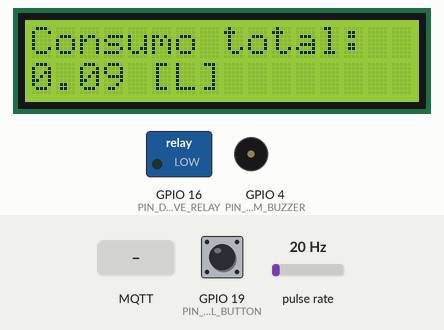
The sketch below on a simulated ESP32. On the bench: 16×2 character LCD, switched loads named in the sketch (green lamp = pin HIGH), buzzer (waves = sounding). Wiring (inferred from the names in the program): pulse sensor: data GPIO 5. The test bench sets the inputs (shaded band); at power-on: GPIO 19 (PIN_DIGITAL_BUTTON) LOW, pulse rate 20 Hz. WiFi joins after 1.5 s; servers stay silent unless stated; no MQTT or app messages arrive unless stated; what the sketch prints to the serial monitor is not drawn.

Above: at 1.6 s.
1.7 s: GPIO 19 (PIN_DIGITAL_BUTTON) pulled HIGH for 1 s
At 3.6 s:
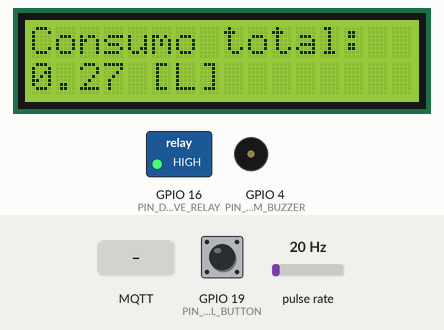
4.2 s: pulse rate (sensor on GPIO 5) set to 100 Hz
At 5.8 s:
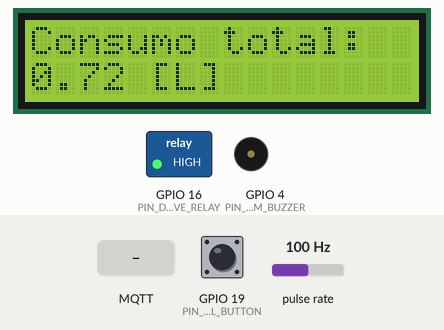
7.2 s: MQTT message "IDLE0" arrives on the first subscribed topic
At 8.8 s:
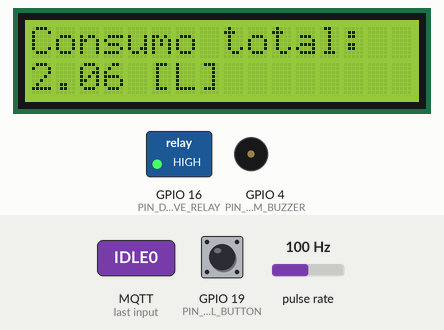
10.2 s: pulse rate (sensor on GPIO 5) set to 0 Hz
At 12.4 s:
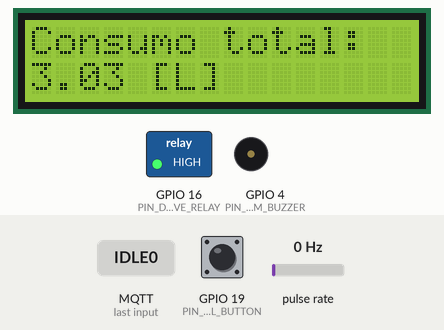
12.8 s: pulse rate (sensor on GPIO 5) set to 150 Hz
At 13.6 s:
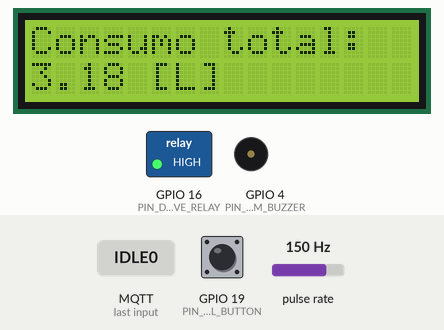
15.8 s: MQTT message "1" arrives on the first subscribed topic
At 24.7 s:
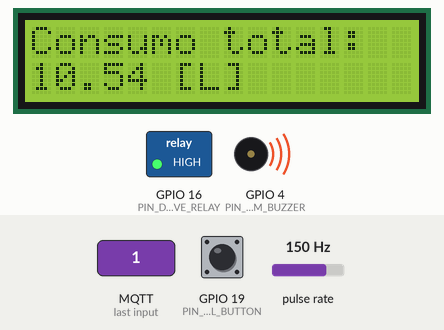
Timing chart, 0 to 28.0 s (numbered marks = the images above; inputs shaded):
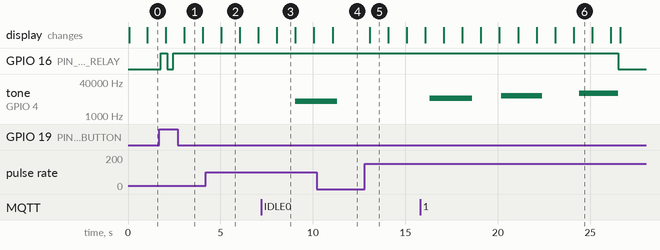

The sketch:

arduinoMain.ino
```cpp
#include "smartwater.h"
#include "configurations.h"
#include "utils.h"
#include "wifilocal.h"
#include "mqttclient.h"
#include <PubSubClient.h>
#include "metrics.h"

// === FreeRTOS ===
// Queues
QueueHandle_t queueEvents;
QueueHandle_t queueMQTT;
// TaskHandlers
TaskHandle_t loopTaskHandler;
TaskHandle_t loopNewEventHandler;
TaskHandle_t loopLogHandler;
TaskHandle_t loopMQTTHandler;
// ====================================
// WIFI & MQTT
WiFiClient wifiClient;
PubSubClient mqttClient(wifiClient);
// ====================================
// Main Class
SmartWater* smartWater;
// ====================================
// Msg struct to send to MQTT
struct TopicLogMSG {
  float consumption;
  char valveState[32];
};
// ====================================
// Metrics variables
//cantidad de tiempo que se desea tomar valores de muestreo de cpu y memoria
#define SAMPLING_TIME 10000
unsigned long initSampleTime = 0;
unsigned long actualSampleTime = 0;

// Function that is called when MQTT receives a message from a subscribed topic
void mqttCallback(char* topic, byte* payload, unsigned int length) {
  Serial.printf("[MQTT] MSG received in topic: %s\n", topic);
  String msg;
  for (unsigned int i = 0; i < length; i++) {
    msg += (char)payload[i];
  }
  Serial.printf("[MQTT] Payload: %s\n", msg.c_str());

  stEvent event;

  if (msg == CMD_MSG_BUTTON_PUSH) event.type = EVENT_TYPE_BUTTON_PUSH;
  else if (msg == CMD_MSG_DEACTIVATE_VALVE) event.type = EVENT_TYPE_VALVE_DEACTIVATE;
  else {
    Serial.println("[MQTT] MSG not recognized, ignored");
    return;
  }

  xQueueSend(queueEvents, &event, portMAX_DELAY);
}

// === FreeRTOS - Loop ===
void vLoopTask(void *pvParameters) {
  while (1) {
    stEvent event;
    xQueueReceive(queueEvents, &event, portMAX_DELAY);
    smartWater->FSM(event);
  }
}

// === FreeRTOS - Event Handler ===
void vGetNewEventTask(void *pvParameters) {
  while (1) {
    stEvent event = smartWater->GetEvent();
    xQueueSend(queueEvents, &event, portMAX_DELAY);
    vTaskDelay(pdMS_TO_TICKS(TASKS_INTERVAL));
  }
}

// === FreeRTOS - MQTT Events Handler ===
void vMqttTask(void* pvParameters) {
  connectWiFi(WIFI_SSID, WIFI_PASSWORD);
  initMQTT(&mqttClient, MQTT_SERVER, MQTT_PORT, MQTT_TOPIC_VALVE_CMD, mqttCallback);

  // char logMsg[128];
  TopicLogMSG logMsg;
  while (1) {
    mqttClient.loop();
    if (!mqttClient.connected()) {
      Serial.println("[MQTT] Lost connection, retrying connection...");
      connectMQTT(&mqttClient, MQTT_SERVER, MQTT_PORT, MQTT_TOPIC_VALVE_CMD);
      vTaskDelay(pdMS_TO_TICKS(5000)); // Waits 5s before retrying reconnect
    }

    // If there are logs in the queue, they are sent to the MQTT Topic
    if (xQueueReceive(queueMQTT, &logMsg, 0) == pdTRUE) {
      char buffer[20];
      snprintf(buffer, sizeof(buffer), "%.2f", logMsg.consumption);
      const char* consumption = buffer;

      mqttClient.publish(MQTT_TOPIC_CONSUMPTION_LOG, consumption);
      Serial.printf("[MQTT] MSG Sent to topic %s: %s\n", MQTT_TOPIC_CONSUMPTION_LOG, consumption);
      mqttClient.publish(MQTT_TOPIC_VALVE_STATE_LOG, logMsg.valveState);
      Serial.printf("[MQTT] MSG Sent to topic %s: %s\n", MQTT_TOPIC_VALVE_STATE_LOG, logMsg.valveState);
    }

    vTaskDelay(pdMS_TO_TICKS(100));
  }
}

// === FreeRTOS - Log Events Handler ===
void vLogTask(void* pvParameters) {
  while (true) {
    TopicLogMSG log;
    log.consumption = smartWater->GetConsumption();
    snprintf(log.valveState, sizeof(log.valveState), "%s", smartWater->GetValveState());

    // Send Log to MQTT Queue
    if (xQueueSend(queueMQTT, &log, 0) != pdTRUE) {
      Serial.println("[WARN] MQTT Queue is full, discarding log");
    }

    vTaskDelay(pdMS_TO_TICKS(LOG_TIME_MS));
  }
}

void setup() {
  Serial.begin(SERIAL_MONITOR_BAUD_RATE);

  // System Main class init
  smartWater = new SmartWater(
    PIN_DIGITAL_BUTTON,
    PIN_DIGITAL_FLOWMETER,
    PIN_PWM_BUZZER,
    PIN_DIGITAL_VALVE_RELAY,
    CONSUMPTION_THRESHOLD_1,
    CONSUMPTION_THRESHOLD_2,
    CONSUMPTION_THRESHOLD_3,
    MAX_CAPACITY,
    MQTT_TOPIC_CONSUMPTION_LOG,
    MQTT_SERVER,
    MQTT_PORT,
    DETECTION_INTERVAL_MS,
    ALARM_DURATION_MS
  );

  // FreeRTOS - Init Queues
  queueEvents = xQueueCreate(QUEUE_SIZE, sizeof(stEvent));
  queueMQTT = xQueueCreate(QUEUE_SIZE, sizeof(TopicLogMSG));

  // FreeRTOS - Loop
  xTaskCreate(
    vLoopTask,
    "LoopFSM",
    STACK_SIZE,
    NULL,
    TASKS_PRIORITY,
    &loopTaskHandler
  );

  // FreeRTOS - Event handler
  xTaskCreate(
    vGetNewEventTask,
    "EventTask",
    STACK_SIZE,
    NULL,
    TASKS_PRIORITY,
    &loopNewEventHandler
  );

  // FreeRTOS - MQTT events handler
  xTaskCreate(
    vMqttTask,
    "MQTT Task",
    STACK_SIZE,
    NULL,
    TASKS_PRIORITY,
    &loopMQTTHandler
  );

  // FreeRTOS - Log events
  xTaskCreate(
    vLogTask,
    "Log Task",
    STACK_SIZE,
    NULL,
    TASKS_PRIORITY,
    &loopLogHandler
  );

  // Init metrics
  initStats();
  initSampleTime = millis();
}

void loop(){
  // The system loop is handled by FreeRTOS in vLoopTask

  actualSampleTime = millis();
  //cantidad de tiempo que se va a tomar las muestras
  if(actualSampleTime - initSampleTime > SAMPLING_TIME){
    initSampleTime = actualSampleTime;
    finishStats();
   }
   vTaskDelay(1); // se cede CPU
}
```

button.cpp
```cpp
#include "button.h"
#include "Arduino.h"

Button :: Button(){}

Button :: Button(int pinNumber){
    this->pinNumber = pinNumber;
    pinMode(pinNumber, INPUT_PULLDOWN);
}

bool Button :: IsPushed() {
  return digitalRead(pinNumber) == HIGH;
}
```

button.h
```cpp
#ifndef BUTTON_H
#define BUTTON_H

class Button {
    private:
        int pinNumber;

    public:
        Button();
        Button(int pinNumber);
        bool IsPushed();
};

#endif
```

buzzer.cpp
```cpp
#include "buzzer.h"
#include "Arduino.h"
#include "utils.h"

const int NUMBER_OF_ALARM_LEVELS = 5;
const int ALARM_LEVELS[NUMBER_OF_ALARM_LEVELS] = {
  0,        // Level 0: No tone
  5000,     // Level 1: Low frequency
  7000,     // Level 2: Medium frequency
  9000,     // Level 3: High frequency
  12000     // Level 4: Max frequency
};

Buzzer :: Buzzer(){}

Buzzer :: Buzzer(int pinNumber){
    this->pinNumber = pinNumber;
    pinMode(pinNumber, OUTPUT);
}

void Buzzer :: PlayAlarm(int level){
    if (level > 0 && level < NUMBER_OF_ALARM_LEVELS){
        tone(pinNumber, ALARM_LEVELS[level]);
        debug_print("[BUZZER] Play Alarm");
    }
}

void Buzzer :: StopAlarm(){
    noTone(pinNumber);
    debug_print("[BUZZER] Stop Alarm");
}
```

buzzer.h
```cpp
#ifndef BUZZER_H
#define BUZZER_H

class Buzzer {
    private:
        int pinNumber;

    public:
        Buzzer();
        Buzzer(int pinNumber);
        void PlayAlarm(int level);
        void StopAlarm();
};

#endif
```

flowmeter.cpp
```cpp
#include "flowmeter.h"
#include "Arduino.h"

// Variables para conteo de pulsos (volatile porque se usan en ISR)
volatile unsigned long TOTAL_PULSES = 0;
volatile unsigned long SAMPLE_PULSES = 0;

void IRAM_ATTR countPulses() {
  TOTAL_PULSES++;
  SAMPLE_PULSES++;
}

FlowMeter :: FlowMeter(){}

FlowMeter :: FlowMeter(int pinNumber){
    this->pinNumber = pinNumber;
    pinMode(pinNumber, INPUT);
    attachInterrupt(digitalPinToInterrupt(pinNumber), countPulses, RISING);
}

float FlowMeter :: GetConsumptionSinceLastMeasurement(){
  long NOW = millis();
  long ELAPSED_TIME = NOW - LAST_MEASUREMENT_TIME;

  if (ELAPSED_TIME >= FLOW_RATE_SAMPLE_TIME_MS) {
    // Calculate pulse frequency in Hz
    float frequency = (SAMPLE_PULSES * 1000.0) / ELAPSED_TIME;

    // Convert frequency to flow rate in L/min
    float current_flow = frequency / MEASUREMENT_CORRECTION_FACTOR;

    // Calculate incremental volume: Q(L/min) * time(min)
    float time_mins = ELAPSED_TIME / 60000.0;
    float incremental_volume = current_flow * time_mins;

    // Reset counters for the next sample
    SAMPLE_PULSES = 0;
    LAST_MEASUREMENT_TIME = NOW;

    return incremental_volume;
  }

  return 0;
}
```

flowmeter.h
```cpp
#ifndef FLOWMETER_H
#define FLOWMETER_H

class FlowMeter {
    private:
        int pinNumber;
        long LAST_MEASUREMENT_TIME = 0;
        long FLOW_RATE_SAMPLE_TIME_MS = 1000;
        float MEASUREMENT_CORRECTION_FACTOR = 3.75;

    public:
        FlowMeter();
        FlowMeter(int pinNumber);
        float GetConsumptionSinceLastMeasurement();
};

#endif
```

metrics.cpp
```cpp
#include <Arduino.h>
extern "C" {
#include "freertos/FreeRTOS.h"
#include "freertos/task.h"
#include "freertos/semphr.h"
}
#include <cstdint>
#include <cstddef>
#include <cstring>

#include "esp_timer.h"
#include "Metrics.h"
// ------------------ variables globales ------------------
size_t heapTotal = 0;
size_t heapLibre = 0;
size_t heapUsado = 0;

float pctCoreTotal[2] = { 0, 0 };
float pctIdleTotal[2] = { 0, 0 };
float pctBusyTotal[2] = { 0, 0 };

float sumCoreTotal[2] = { 0, 0 };
float sumIdleTotal[2] = { 0, 0 };
float sumBusyTotal[2] = { 0, 0 };

uint64_t sumHeapTotal = 0;
uint64_t sumHeapLibre = 0;
uint64_t sumHeapUsado = 0;

//snapshots previos
static uint64_t prevTotalCore[2] = { 0, 0 };
static uint64_t prevIdleCore[2] = { 0, 0 };
static uint32_t prevTotalRuntime = 0;
static bool havePrevSnapshot = false;

int gSamples = 0;

uint64_t initialTime = 0;

static TaskHandle_t gStatsTask = nullptr;

static portMUX_TYPE sMux = portMUX_INITIALIZER_UNLOCKED;

// ------------------ Prototipos de funciones ------------------
static void calculateStats();
static void printCpuStats();
static void printMemoryStats();
static void printCpuAverageStats();
static void printMemoryAverageStats();
static void StatsTask(void *pv);

static void printCpuUseForTask(uint64_t totalCore[], TaskStatus_t *taskArray, UBaseType_t taskCount) {
  Serial.println("\n=== Uso de CPU por núcleo y tarea ===");

  for (UBaseType_t i = 0; i < taskCount; i++) {
    uint32_t core = taskArray[i].xCoreID;

    if (core < 2 && totalCore[core] > 0) {
      float pct = 100.0f * (float)taskArray[i].ulRunTimeCounter / (float)totalCore[core];
      Serial.printf("Core %u | %-16s | %6.2f%%\n", core, taskArray[i].pcTaskName, pct);
    }
  }
}

static void calculateStats() {
  UBaseType_t maxTasks = uxTaskGetNumberOfTasks();
  TaskStatus_t *taskArray = (TaskStatus_t *)pvPortMalloc(maxTasks * sizeof(TaskStatus_t));

  if (!taskArray) {
    Serial.println("[Stats] Error de memoria");
    return;
  }

  uint32_t totalRuntime = 0;
  UBaseType_t taskCount = uxTaskGetSystemState(taskArray, maxTasks, &totalRuntime);

  uint64_t totalCore[2] = { 0, 0 };
  uint64_t idleCore[2] = { 0, 0 };

  // Acumulo tiempos por core y detecto IDLE0/IDLE1
  for (UBaseType_t i = 0; i < taskCount; i++) {
    if (taskArray[i].xCoreID < 2) {
      totalCore[taskArray[i].xCoreID] += taskArray[i].ulRunTimeCounter;

      const char *name = taskArray[i].pcTaskName;
      if (name && (strncmp(name, "IDLE0", 5) == 0 || strncmp(name, "IDLE1", 5) == 0)) {
        idleCore[taskArray[i].xCoreID] += taskArray[i].ulRunTimeCounter;
      }
    }
  }

  //si esta habilitado se imprimen el uso de cpu por cada tarea
  if (SHOW_INTERMEDIATE_STATS) {
    printCpuUseForTask(totalCore, taskArray, taskCount);
  }

  if (totalRuntime > 0) {
    for (int core = 0; core < 2; core++) {

      // Calculo el total/idle/busy del núcleo
      pctCoreTotal[core] = 100.0f * (float)totalCore[core] / (float)totalRuntime;
      pctIdleTotal[core] = 100.0f * (float)idleCore[core] / (float)totalRuntime;
      pctBusyTotal[core] = pctCoreTotal[core] - pctIdleTotal[core];

      // Acumulo para promedio
      sumCoreTotal[core] += pctCoreTotal[core];
      sumIdleTotal[core] += pctIdleTotal[core];
      sumBusyTotal[core] += pctBusyTotal[core];
    }

    // Obtengo el uso de la Memoria heap
    heapTotal = ESP.getHeapSize();
    heapLibre = ESP.getFreeHeap();
    heapUsado = heapTotal - heapLibre;

    //llevo la cuenta de la cantidad de muestras para poder despues sacar el promedio
    sumHeapTotal += heapTotal;
    sumHeapLibre += heapLibre;
    sumHeapUsado += heapUsado;

    gSamples++;

  } else {
    Serial.println("(totalRuntime = 0: aún no hay muestras suficientes. No se pudo calcular las métricas)");
  }

  vPortFree(taskArray);
}


static void printCpuStats() {
  for (int core = 0; core < 2; core++) {
    Serial.printf("Core %d -> Total: %6.2f%% | Ocupado: %6.2f%% | Libre (IDLE): %6.2f%%\n",
                  core, pctCoreTotal[core], pctBusyTotal[core], pctIdleTotal[core]);
  }
}

static void printMemoryStats() {
  Serial.println("\n=== Estado de la memoria en ESP32 ===");
  Serial.println("=== Memoria interna (Heap) ===");
  Serial.printf("Heap total : %lu bytes\n", (unsigned long)heapTotal);
  Serial.printf("Heap libre : %lu bytes\n", (unsigned long)heapLibre);
  Serial.printf("Heap usado : %lu bytes\n", (unsigned long)heapUsado);
  Serial.printf("Uso        : %.2f %%\n\n",
                heapTotal ? (heapUsado * 100.0) / heapTotal : 0.0);
}

static void printCpuAverageStats() {
  if (gSamples <= 0) {
    Serial.println("Sin muestras para promediar.");
    return;
  }

  Serial.println("\n==================================================");
  Serial.println("====== Estado Promedio del Uso de CPU en ESP32 ===");
  Serial.println("==================================================");

  for (int core = 0; core < 2; core++) {
    const float avgTotal = sumCoreTotal[core] / gSamples;
    const float avgBusy = sumBusyTotal[core] / gSamples;
    const float avgIdle = sumIdleTotal[core] / gSamples;

    Serial.printf("Core %d -> Total: %6.2f%% | Ocupado: %6.2f%% | Libre (IDLE): %6.2f%%\n",
                  core, avgTotal, avgBusy, avgIdle);
  }
}

static void printMemoryAverageStats() {
  if (gSamples <= 0) {
    Serial.println("Sin muestras para promediar.");
    return;
  }

  unsigned long averageHeapTotal = (unsigned long)(sumHeapTotal / (uint64_t)gSamples);
  unsigned long averageHeapLibre = (unsigned long)(sumHeapLibre / (uint64_t)gSamples);
  unsigned long averageHeapUsado = (unsigned long)(sumHeapUsado / (uint64_t)gSamples);

  Serial.println("\n==================================================");
  Serial.println("====== Estado Promedio de la memoria en ESP32 ====");
  Serial.println("============= Memoria interna (Heap) =============");
  Serial.println("==================================================");

  Serial.printf("Heap total : %lu bytes\n", averageHeapTotal);
  Serial.printf("Heap libre : %lu bytes\n", averageHeapLibre);
  Serial.printf("Heap usado : %lu bytes\n", averageHeapUsado);
  Serial.printf("Uso        : %.2f %%\n\n",
                averageHeapTotal ? (averageHeapUsado * 100.0) / averageHeapTotal : 0.0);
}

static void StatsTask(void *pv) {
  initialTime = esp_timer_get_time();

  while(1) {

    //imprime la metricas normales
    calculateStats();

    //se muestran las estadisticas intermedias
    if (SHOW_INTERMEDIATE_STATS) {
      Serial.println("\n=== Contribución al total del sistema ===");
      printCpuStats();
      printMemoryStats();
    }

    /* Se fija si le llego una notificacion de finalización de ejecucion por parte del padre.
        -Si le llego, muestra el promedio de las metricas y termina y borra esta tarea
        -Si no le llego, espera (bloquea)la cantidad de milisegundos inidicado en TIME_BETWEEN_PRINTS_TASK,
        de manera tal que se espere esa cantidad de tiempo para volver hacer el calculo de la stats
    */
    if (ulTaskNotifyTake(pdTRUE, pdMS_TO_TICKS(TIME_BETWEEN_PRINTS_TASK)) > 0) {

      uint64_t finalTime = esp_timer_get_time() - initialTime;
      double samplingTime = finalTime / 1e6;

      Serial.println("\n=== Contribución Promedio al total del sistema ===");
      Serial.printf("=== Tiempo de muestreado: %6.0lf% (segundos) ===\n", samplingTime);

      printCpuAverageStats();
      printMemoryAverageStats();

      Serial.println("Muestreo de Metricas finalizado");

      gStatsTask = nullptr;
      vTaskDelete(nullptr);
    }
  }
}

// ------------------ APIS ------------------
void initStats() {
#if (configGENERATE_RUN_TIME_STATS == 1)

  Serial.printf("\nMuestreo de Metricas Iniciado...\n");

  taskENTER_CRITICAL(&sMux);
  bool already = (gStatsTask != nullptr);
  taskEXIT_CRITICAL(&sMux);
  if (already) return;

  // Reseteo los variables utilizadas para el promedio
  for (int i = 0; i < 2; i++) {
    pctCoreTotal[i] = 0;
    pctIdleTotal[i] = 0;
    pctBusyTotal[i] = 0;
    sumCoreTotal[i] = 0;
    sumIdleTotal[i] = 0;
    sumBusyTotal[i] = 0;
  }
  sumHeapTotal = 0;
  sumHeapLibre = 0;
  sumHeapUsado = 0;
  gSamples = 0;

  //creo la tarea
  BaseType_t ok = xTaskCreatePinnedToCore(StatsTask, "StatsTask", 4096, nullptr, 1, &gStatsTask, 1);

  if (ok != pdPASS) {
    Serial.println("[Stats] No se pudo crear la tarea StatsTask");

    taskENTER_CRITICAL(&sMux);
    gStatsTask = nullptr;
    taskEXIT_CRITICAL(&sMux);
  }
#else
  Serial.println("\n=== Stats de CPU no disponibles ===");
  Serial.println("Habilitá configGENERATE_RUN_TIME_STATS=1 en FreeRTOSConfig.h");
#endif
}

void finishStats() {
  TaskHandle_t h;

  taskENTER_CRITICAL(&sMux);
  h = gStatsTask;
  taskEXIT_CRITICAL(&sMux);

  if (!h)
    return;

  //le notifico a la tarea que finalice saliendo del loop
  xTaskNotifyGive(h);
}
```

metrics.h
```cpp
#ifndef METRICS_H
#define METRICS_H

//habilitar esta variable para ver las estadisticas intermedias
#define SHOW_INTERMEDIATE_STATS false

//Tiempo en milisegundos que indica cada cuanto se realiza el muestreo y las impresiones de las metricas
#define TIME_BETWEEN_PRINTS_TASK 300

// APIs públicas
void initStats();
void finishStats();

#endif // METRICS_H
```

mqttclient.h
```cpp
#ifndef MQTTCLIENT_H
#define MQTTCLIENT_H

#include <PubSubClient.h>

void initMQTT(
    PubSubClient *client,
    const char * server,
    int port,
    const char * subscription_topic,
    void (*callback)(char*, u_int8_t*, unsigned int)
);
void connectMQTT(
    PubSubClient *client,
    const char * server,
    int port,
    const char * subscription_topic
);

#endif
```

relay.cpp
```cpp
#include "relay.h"
#include <Arduino.h>

Relay :: Relay(){}

Relay :: Relay(int pinNumber){
    this->pinNumber = pinNumber;
    pinMode(pinNumber, OUTPUT);
    this->isActive = false;
}

void Relay :: activate(){
    digitalWrite(pinNumber, HIGH);
    this->isActive = true;
}

void Relay :: deactivate(){
    digitalWrite(pinNumber, LOW);
    this->isActive = false;
}

bool Relay :: IsActive(){
    return this->isActive;
}
```

Source omitted: mqttclient.cpp (1263 bytes), relay.h (253 bytes), smartwater.cpp (10347 bytes), smartwater.h (2931 bytes), utils.cpp (312 bytes), utils.h (161 bytes), wifilocal.cpp (316 bytes), wifilocal.h (125 bytes), configurations.h (1502 bytes), lcddisplay.cpp (739 bytes), lcddisplay.h (312 bytes)

Measured:
- after the input at 1.7 s, GPIO 16 (PIN_DIGITAL_VALVE_RELAY): LOW → HIGH after 0.08 s, → LOW 0.34 s later, → HIGH 0.34 s later; the display: first changes after 0.33 s (image 1 shows a later state)
- after the input at 12.8 s, the display: changes after 0.27 s (image 5)
- by itself, tone on GPIO 4 (PIN_PWM_BUZZER): plays 7000 Hz for 2.3 s, 9000 Hz for 2.2 s, 12000 Hz for 2.1 s
- what the display in image 1 shows lasts 1.0 s, from 3.0 s to 4.0 s
